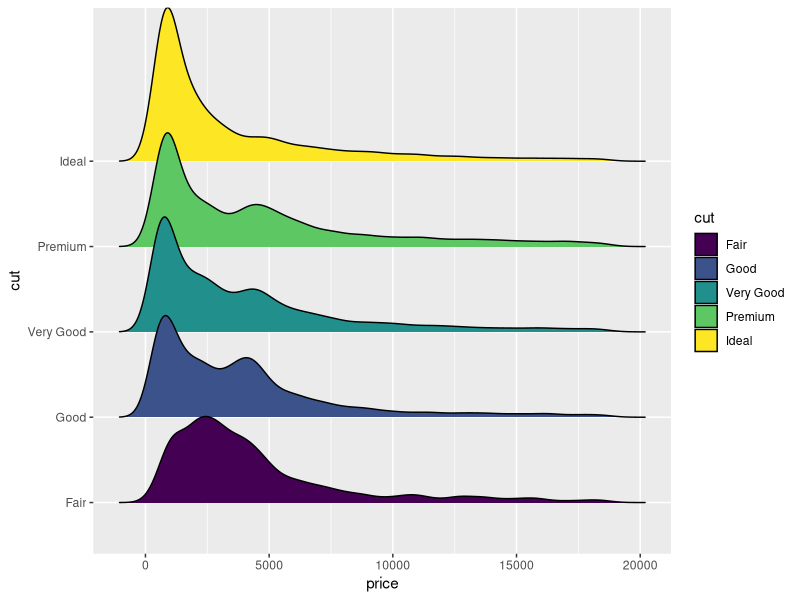

Here is the R script that generated this plot:
library(tidyverse)
library(ggridges)
#View(diamonds)
ggplot(diamonds, aes(x = price, y = cut, fill = cut)) +
  geom_density_ridges()
